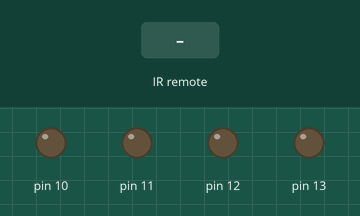
Recording of a sketch running on a simulated Arduino Uno, built with avr-gcc and run on an emulated ATmega328P. On the bench: output pins drawn as LEDs (lit = HIGH). Inputs (shaded band) come from the test bench. What the sketch prints to the serial monitor is not drawn.

Above: at 1.2 s.
1.3 s: infrared code 0xFD30CF received
At 2.0 s:
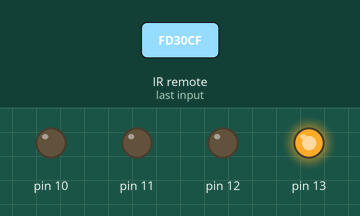
2.8 s: infrared code 0xFD08F7 received
At 3.1 s:
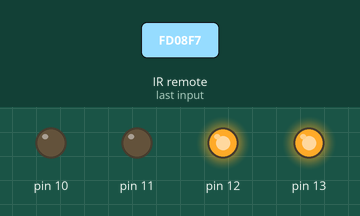
4.3 s: infrared code 0xFD48B7 received
At 5.4 s:
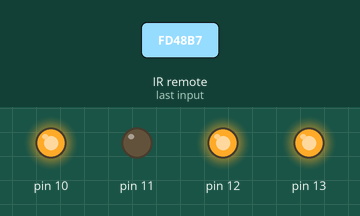
5.8 s: infrared code 0xFD8877 received
At 6.6 s:
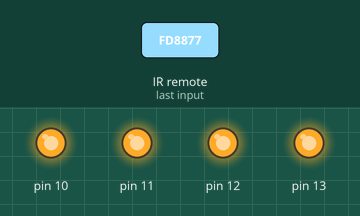
7.3 s: infrared code 0xFD30CF received
At 7.7 s:
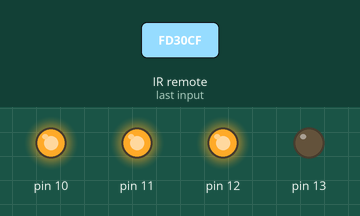
8.8 s: infrared code 0xFD00FF received
At 10.1 s:
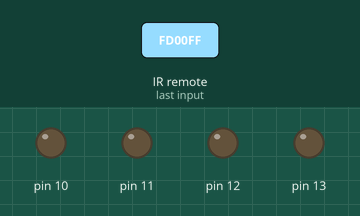
Timing chart, 0 to 11.3 s (numbered marks = the images above; inputs shaded):
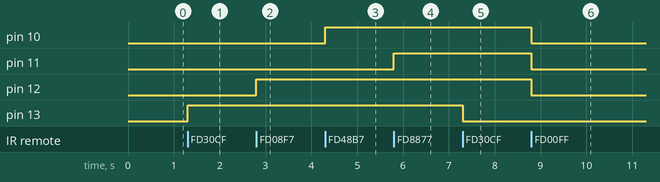

Measured:
- after the input at 1.3 s, pin 13: LOW → HIGH at once
- after the input at 2.8 s, pin 12: LOW → HIGH at once
- after the input at 4.3 s, pin 10: LOW → HIGH at once
- after the input at 5.8 s, pin 11: LOW → HIGH at once
- after the input at 7.3 s, pin 13: HIGH → LOW at once
- after the input at 8.8 s, pin 10–12: HIGH → LOW at once

The sketch:

IR_based_home_automation_code.ino
```cpp
#include<IRremote.h>
int RECV_PIN=9;
IRrecv irrecv(RECV_PIN);
decode_results results;
int red=11;
int green=13;
int blue=10;
int fan=12;
int val=0;
int status1=0,status2=0,status3=0,status4=0;

void setup()
{
  Serial.begin(9600);
  Serial.println("BULB(0)| FAN1(1)| FAN2(2)| BUZZER(3)| TURN OFF ALL (POWER)");
  irrecv.enableIRIn();

  pinMode(13,OUTPUT);
  pinMode(12,OUTPUT);
  pinMode(11,OUTPUT);
  pinMode(10,OUTPUT);
}
void loop()
{

  if(irrecv.decode(&results))
  {

    if(results.value==16593103)
    {
      status1=(!status1);
      digitalWrite(13,status1);
    }

    if(results.value==16582903)
    {
      status2=(!status2);
      digitalWrite(12,status2);
    }
    if(results.value==16599223)
    {
      status3=(!status3);
      digitalWrite(10,status3);
    }

    if(results.value==16615543)
    { status4=(!status4);
      digitalWrite(11,status4);
    }
    if(results.value==16580863)
    {
       digitalWrite(13,LOW);
       digitalWrite(12,LOW);
       digitalWrite(11,LOW);
       digitalWrite(10,LOW);
    }
    irrecv.resume();
  }
  if(digitalRead(9))
  {
      while(digitalRead(9));
      val=(!val);
      digitalWrite(9,val);
  }
}
```
